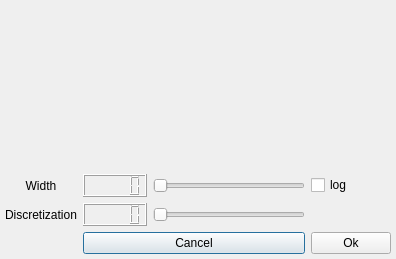
<?xml version="1.0" encoding="UTF-8"?>
<ui version="4.0">
 <class>ConvolutionClusteringSetupData</class>
 <widget class="QDialog" name="ConvolutionClusteringSetupData">
  <property name="geometry">
   <rect>
    <x>0</x>
    <y>0</y>
    <width>396</width>
    <height>259</height>
   </rect>
  </property>
  <property name="windowTitle">
   <string>Convolution Clustering Parameters</string>
  </property>
  <layout class="QGridLayout">
   <property name="leftMargin">
    <number>5</number>
   </property>
   <property name="topMargin">
    <number>5</number>
   </property>
   <property name="rightMargin">
    <number>5</number>
   </property>
   <property name="bottomMargin">
    <number>5</number>
   </property>
   <property name="spacing">
    <number>6</number>
   </property>
   <item row="1" column="0">
    <widget class="QLabel" name="TextLabel1">
     <property name="text">
      <string>Width</string>
     </property>
     <property name="alignment">
      <set>Qt::AlignCenter</set>
     </property>
     <property name="wordWrap">
      <bool>false</bool>
     </property>
    </widget>
   </item>
   <item row="0" column="0" colspan="4">
    <widget class="QFrame" name="Frame3">
     <property name="toolTip">
      <string>Histogram of value</string>
     </property>
     <property name="frameShape">
      <enum>QFrame::NoFrame</enum>
     </property>
     <property name="frameShadow">
      <enum>QFrame::Plain</enum>
     </property>
    </widget>
   </item>
   <item row="1" column="2">
    <widget class="QSlider" name="widthSlider">
     <property name="minimum">
      <number>1</number>
     </property>
     <property name="orientation">
      <enum>Qt::Horizontal</enum>
     </property>
    </widget>
   </item>
   <item row="1" column="1">
    <widget class="QLCDNumber" name="LCDNumber1"/>
   </item>
   <item row="2" column="2">
    <widget class="QSlider" name="discretizationSlider">
     <property name="orientation">
      <enum>Qt::Horizontal</enum>
     </property>
    </widget>
   </item>
   <item row="2" column="0">
    <widget class="QLabel" name="TextLabel1_3">
     <property name="text">
      <string>Discretization</string>
     </property>
     <property name="alignment">
      <set>Qt::AlignCenter</set>
     </property>
     <property name="wordWrap">
      <bool>false</bool>
     </property>
    </widget>
   </item>
   <item row="2" column="1">
    <widget class="QLCDNumber" name="LCDNumber1_3"/>
   </item>
   <item row="3" column="1" colspan="2">
    <widget class="QPushButton" name="cancelButton">
     <property name="text">
      <string>Cancel</string>
     </property>
    </widget>
   </item>
   <item row="1" column="3">
    <widget class="QCheckBox" name="CheckBox1">
     <property name="text">
      <string>log</string>
     </property>
    </widget>
   </item>
   <item row="3" column="3">
    <widget class="QPushButton" name="okButton">
     <property name="text">
      <string>Ok</string>
     </property>
    </widget>
   </item>
  </layout>
 </widget>
 <layoutdefault spacing="6" margin="11"/>
 <resources/>
 <connections/>
</ui>
